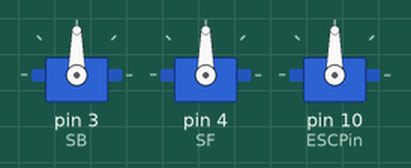
Simulated run of this sketch. Board: Arduino Uno, built with avr-gcc and run on an emulated ATmega328P. On the bench: 3 × servo. No radio packets arrive unless stated; what the sketch prints to the serial monitor is not drawn.

Above: at 0.1 s.
At 5.1 s:
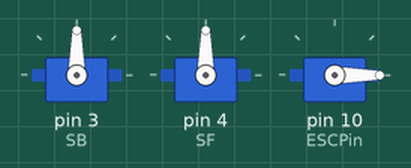
Timing chart, 0 to 6.6 s (numbered marks = the images above):
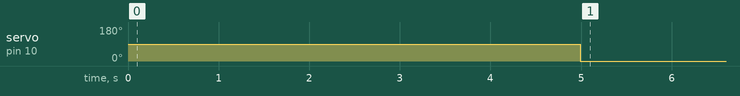

Measured:
- by itself, servo on pin 10 (ESCPin): 90° → 0° at 5.0 s

The sketch:

alici_RF24.ino
```cpp
#include <SPI.h>
#include <nRF24L01.h>
#include <RF24.h>
#include <Servo.h>

//define Servo pins
#define SB        3
#define SF        4
#define ESCPin    10

RF24 radio(9, 8);  // CE, CSN

//Servos
Servo servoB, servoF, ESC;

//RF
const byte address[6] = "00249"; //address

//var
String mess;
bool firstStart = false;
bool start = false;
bool locked = true;
int coolDown, radioAvailable;
int j1x, j1y, j2x, j2y;

void setup() {
  //serialBegin
  while (!Serial);
    Serial.begin(9600);
    Serial.println("setup");

  //Reciever
  radio.begin();
  radio.openReadingPipe(0, address);
  radio.startListening();

  //Servos
  servoB.attach(SB);
  servoF.attach(SF);

  ESC.attach(ESCPin, 1000, 2000);

  servoB.write(90);
  servoF.write(90);

  firstStart = false;
  start = false;
  locked = true;
}

void loop() {
  //Get Message
  if(radio.available()) {
    char text[32] = {0};
    radio.read(&text, sizeof(text));
    //Serial.println(text);

    mess = (String)text;

    j1x = map(((String(mess[0]) + String(mess[1]) + String(mess[2]) + String(mess[3])).toInt() - 3378), 0, 1023, 0, 180);
    j1y = map(((String(mess[4]) + String(mess[5]) + String(mess[6]) + String(mess[7])).toInt() - 4026), 0, 1023, 0, 180);
    j2x = map(((String(mess[8]) + String(mess[9]) + String(mess[10]) + String(mess[11])).toInt() - 2298), 0 , 1023, 0, 180);
    j2y = map(((String(mess[12]) + String(mess[13]) + String(mess[14]) + String(mess[15])).toInt() - 3928), 0, 1023, 0, 180);

    radioAvailable-=150;
    if(radioAvailable < 0) {
      radioAvailable = 0;
    }
    Serial.println(radioAvailable);
  }

  if(radio.available() == false) {
    radioAvailable++;
    if(radioAvailable > 110) {
      locked = true;
      start = false;
      j1x = 90;
      //j1y = 11;
      j2x = 90;
      j2y = 90;

      servoMove(j2x);
      servoBack(j2y);
      Engine(j1y);
      Serial.println(radioAvailable);
      killEngine();
      Serial.println("DEATH!");
    } else {
      j1x = map(((String(mess[0]) + String(mess[1]) + String(mess[2]) + String(mess[3])).toInt() - 3378), 0, 1023, 0, 180);
      j1y = map(((String(mess[4]) + String(mess[5]) + String(mess[6]) + String(mess[7])).toInt() - 4026), 0, 1023, 0, 180);
      j2x = map(((String(mess[8]) + String(mess[9]) + String(mess[10]) + String(mess[11])).toInt() - 2298), 0 , 1023, 0, 180);
      j2y = map(((String(mess[12]) + String(mess[13]) + String(mess[14]) + String(mess[15])).toInt() - 3928), 0, 1023, 0, 180);
      //radioAvailable--;
      Serial.println((String)j1x + j1y + j2x + j2y);
    }
  }

  //Inputs to Int

  if(coolDown < 3) {
    Serial.println("CoolDown " + (String)(3-coolDown) + "!");
    coolDown++;
    delay(1000);
    if(coolDown == 3) {
      Serial.println("CoolDown END!");
    }
  } else {
    if(j1y <= 9 && firstStart == false) {
      Serial.println("DOWN!");
      start = false;
      firstStart = true;
    }

    if(j1y >= 9 && firstStart == true && start == false) {
      Serial.println("UP!");
      start = true;
      locked = false;
    }

    if(firstStart == true && start == true && locked == false) {
      Serial.println(String(j1x) + " " + String(j1y) + " " + String(j2x) + " " + String(j2y));

      servoMove(j2x);
      servoBack(j2y);
      Engine(j1y);
    }
  }
}

void servoBack(int value) {
  servoB.write(180-value);
  Serial.println("UNLOCKED! J1Y : " + (String)j1y);
}

void servoMove(int value) {
  servoF.write(value);
}

void killEngine() {
  for(j1y; j1y > 0; j1y--) {
    Serial.println(j1y);
    delay(100);
    ESC.write(j1y);
  }
  locked = true;
  start = false;
  firstStart = false;
}
void Engine(int value) {
  ESC.write(value);
}
```
